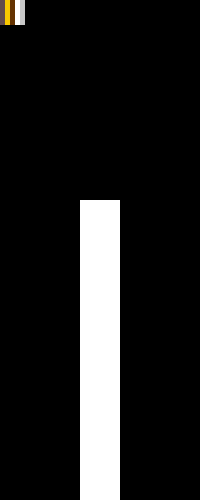
Frame 1 (no input)
Frame 60 (the mouse pressed at the canvas centre just before this capture): identical to frame 1, image omitted
Frame 120 (the mouse held since frame 60 and released just before this capture): identical to frame 1, image omitted

The Processing sketch that drew this single still picture (run headless with seeded random() and noise(); from frame 60 on, the mouse is pressed at the canvas centre):

// Processing sketch: Candle111
// ── Candle111.pde
float startHeight, startWidth;
color stearin, stearinWet, robe, flame, robeWet, black;
int[][] p;

void setup(){
  size(200,500);
  smooth();
  background(0);
  rectMode(CENTER);
  //frameRate(2);

  startHeight = height*0.6;
  startWidth = width*0.2;
  p = new int[width][height];
  
  black = color(0);
  stearin = color(255);
  robe = color(100,50,0);
  flame = color(250,200,0);
  robeWet = color(100,75,75);
  stearinWet = color(200,200,200);

  noStroke();
  fill(stearinWet);
  rect(0,0,50,50);
  fill(stearin);
  rect(0,0,40,50);
  fill(robe);
  rect(0,0,30,50);
  fill(flame);
  rect(0,0,20,50);
  fill(robeWet);
  rect(0,0,10,50);

  noStroke();
  fill(255);
  rect(width*0.5, height-startHeight*0.5, startWidth, startHeight);
  
  loadPixels();
  for(int i = 0; i<width; i++){
    for(int j = 0; j<height; j++){
      if(get(i, j) == black) p[i][j] = 0;
      if(get(i, j) == stearin) p[i][j] = 1;
      if(get(i, j) == stearinWet) p[i][j] = 2;
      if(get(i, j) == robe) p[i][j] = 3;
      if(get(i, j) == robeWet) p[i][j] = 4;
      if(get(i, j) == flame) p[i][j] = 5;
    }
  }
  updatePixels();
}

void draw(){
  loadPixels();
  background(0);
  for(int i = 0; i<width; i++){
    for(int j = 0; j<height; j++){
      if(p[i][j] == 0){
        set(i, j, black);
      }
      if(p[i][j] == 1){
        set(i, j, stearin);
      }
      if(p[i][j] == 2){
        set(i, j, stearinWet);
      }
      if(p[i][j] == 3){
        set(i, j, robe);
      }
      if(p[i][j] == 4){
        set(i, j, robeWet);
      }
      if(p[i][j] == 5){
        set(i, j, flame);
      }
    }
  }
  
  
  
  println(frameRate);
  updatePixels();
}

void fall(int i, int j){
  if(j < height){
    if(p[i][j+1] == 0){
      p[i][j+1] = p[i][j];
      p[i][j] = 0;
    }
  }
}
